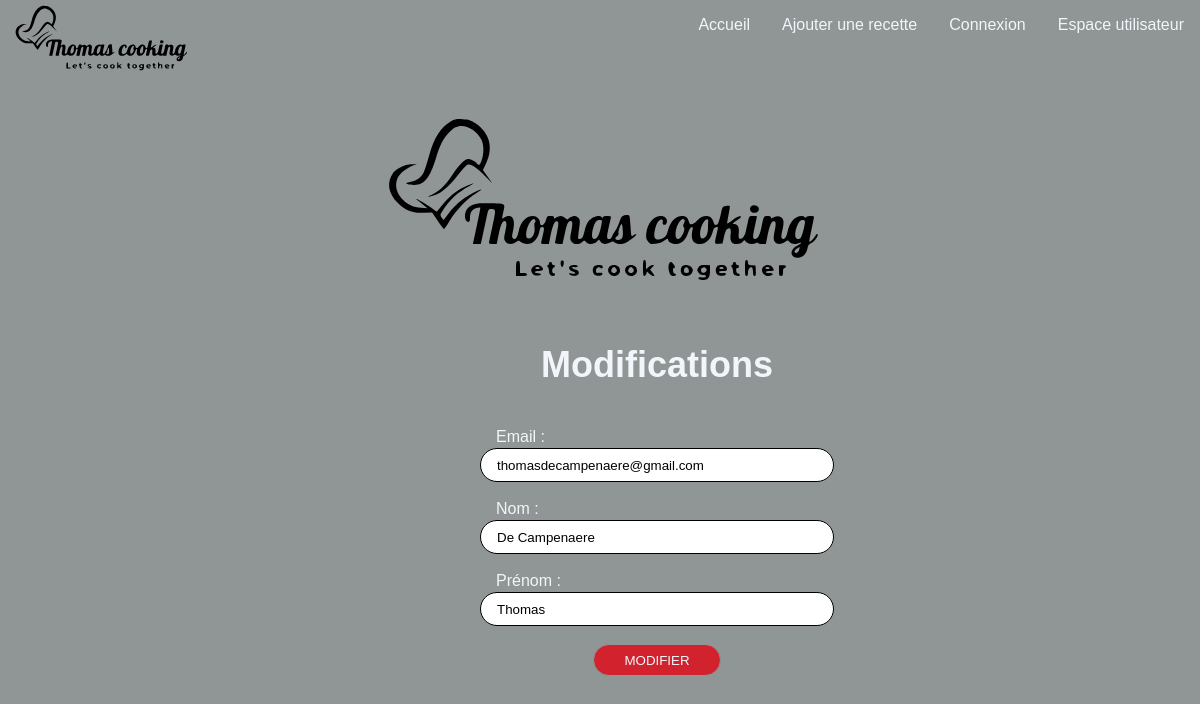
The page /vue/pmodifyuser.php?id=5 on the database its author committed.
### tables this page shows
CREATE TABLE IF NOT EXISTS `users` (
  `id` int NOT NULL AUTO_INCREMENT,
  `email` varchar(50) NOT NULL,
  `username` varchar(50) NOT NULL,
  `lastname` varchar(50) NOT NULL,
  `firstname` varchar(50) NOT NULL,
  `password` varchar(255) NOT NULL,
  `role` tinyint(1) NOT NULL,
  `date_create` timestamp NOT NULL,
  `date_log` datetime NOT NULL,
  PRIMARY KEY (`id`),
  UNIQUE KEY `email` (`email`)
);

### vue/pmodifyuser.php (the view, shortened to what this page needs)
<?php
    include('header.php');
    $id = $_GET['id'];
    global $bdd;
    $reponse = $bdd->query('SELECT * FROM users WHERE id = '.$id);
    $donnees['user'] = $reponse->fetch()
?>
<div class="container">
<div>
    <img class="image" src="../asset/Image/Thomas-cooking_1.svg" alt="">
</div>
<div class="top">
    <div>
        <h1>Modifications</h1>
        <?php if(isset($message)){ echo $message;}  ?> <br>
    </div>
    <div class="form">
        <form method="POST" action="../controller/userController.php">
            <label>Email :</label></br>
            <input class="formulaire" type="email" name="mail" required autofocus value="<?php if(isset($donnees['user'])){ echo $donnees['user']['email'];}?>"/><br>
            <label>Nom :</label></br>
            <input class="formulaire" type="text" name="lastname" required value="<?php if(isset($donnees['user'])){ echo $donnees['user']['lastname'];}?>"/><br>
            <label>Prénom :</label></br>
            <input class="formulaire" type="text" name="firstname" required value="<?php if(isset($donnees['user'])){ echo $donnees['user']['firstname'];}?>"/><br>
            <input type="submit" class="button" name="bModifyuseradmin" value="Modifier"></input>
        </form>
    </div>
</div>
</div>
<?php
    include('footer.php');
?>

### asset/CSS/style.css (style rules this page uses)
body { background-color: #909595; font-family: 'Roboto+flex', sans-serif; font-size: 1rem; color: #F2F5FA; margin: 0; }
h1 { font-family: 'Merriweather', sans-serif; font-size: 36px; color: #F2F5FA; text-align: center; }
.container { display: grid; place-content: center; }
.image { width: 500px; height: 500px; position: relative; top: -50%; z-index: -1; }
.formulaire { border-radius: 60px; border: 1px solid #000000; width: 20rem; height: 2rem; padding: 0 1rem; }
.button { border-radius: 60px; border: 1px solid #909595; background: rgba(227, 6, 19, 80%); text-transform: uppercase; color: #F2F5FA; display: inline-block; width: 8rem; text-align: center; height: 2rem; }
.form { display: flex; flex-direction: column; align-items: center; margin-bottom: 5rem; }
.form label { align-self: baseline; margin-bottom: -1rem; padding-left: 1rem; }
.form form { display: flex; flex-direction: column; align-items: center; }
.top { position: absolute; top: 40%; left: 40%; }

### rows shown on the page
users: mail "thomasdecampenaere@gmail.com", lastname "De Campenaere", firstname "Thomas"
